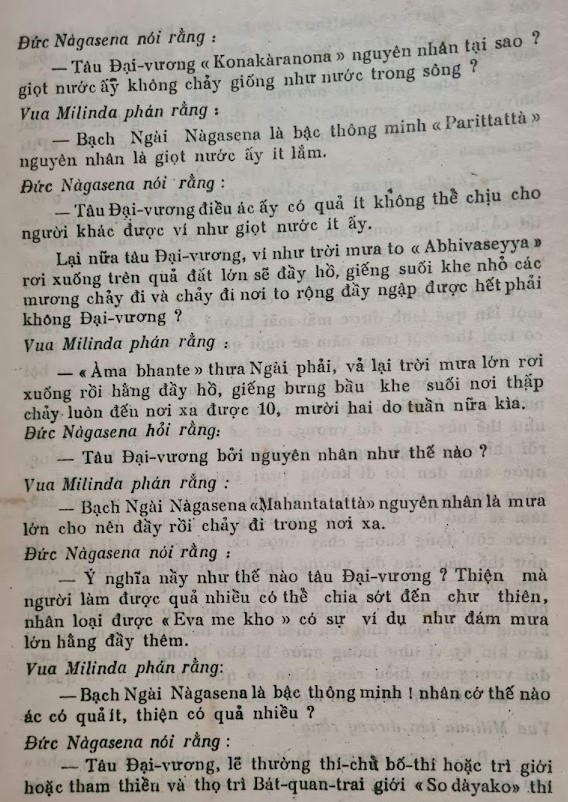
#> input picture book.png, 568 x 802 px, found by its file name
$ python text_detection.py
#> lines starting #> are read from the running program, lines starting #| are printed output that depends on the picture
import cv2 as cv
import numpy as np

img = cv.imread('D:\\book.png',0)
#> img: shape (802, 568); min 0, max 208, mean 159.5
# cv.imshow("",img)
# cv.waitKey(0)
# img = cv.resize(img,(600,800))
img = cv.fastNlMeansDenoising(img,None,10,7,21) # Lọc nhiễu
img = cv.fastNlMeansDenoising(img,None,10,7,21) # Lọc nhiễu
img = cv.adaptiveThreshold(img,255,cv.ADAPTIVE_THRESH_MEAN_C,cv.THRESH_BINARY,11,2) # Ngưỡng động
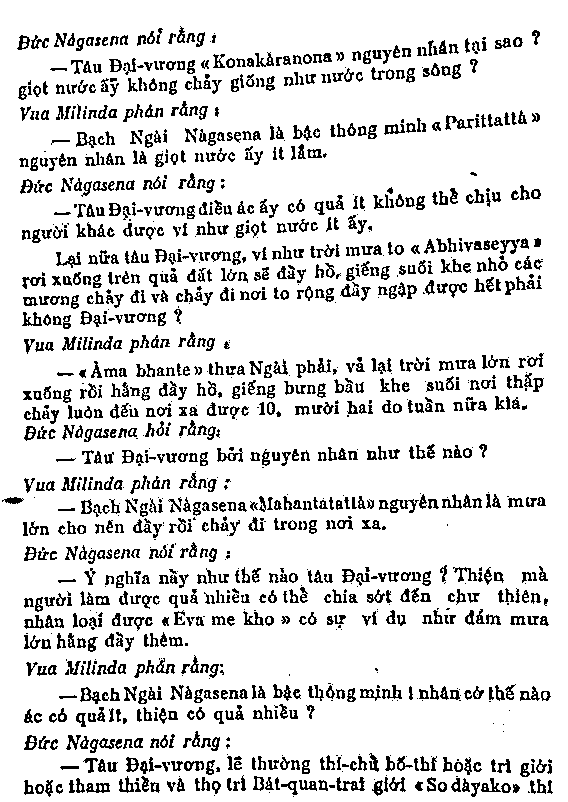
#> img: shape (802, 568); 86.9% white; black in thin lines or dots

# cv.imshow("",img)
# cv.waitKey(0)
row_height = 0
for i in range(img.shape[0]-1):
    if 0 in img[i] and i < img.shape[0]-1:
        while 0 in img[i] and i < img.shape[0]-1:
            row_height+=1
            i+=1
        break
#> after the loop, row_height = 74

num_row = 0
rows = []
row = np.full((row_height+1,img.shape[1]),255)
#> row: shape (75, 568) int64; every value is 255
print(row_height)
#| 74
i = 0
while i in range(img.shape[0]):
    row_line = 0
    if 0 in img[i]:
        num_row+=1
        while 0 in img[i] and i < img.shape[0]-1:
#> (the run stopped early here; a loop or call above may not have finished)
